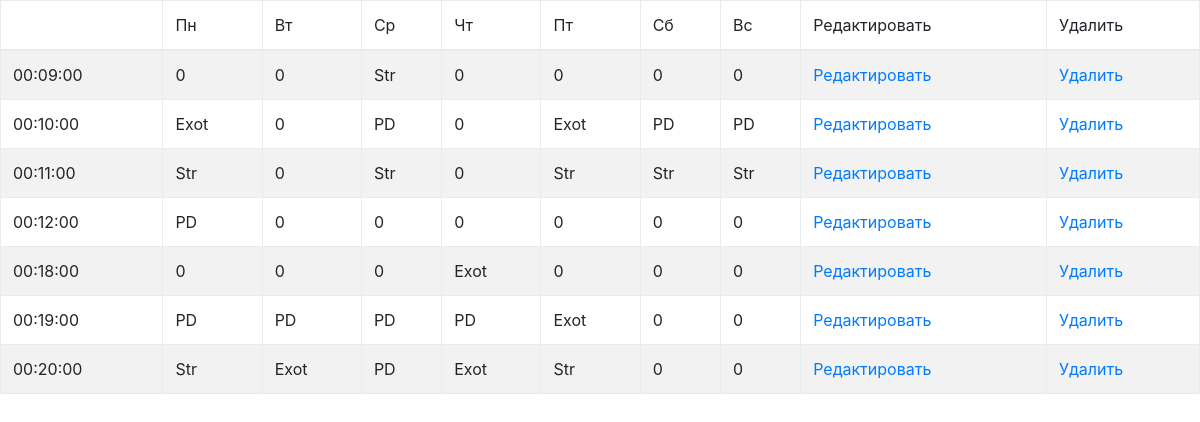
The page /view.php on the database its author committed.
### tables this page shows
CREATE TABLE IF NOT EXISTS `shedule` (
  `id` tinyint(4) NOT NULL AUTO_INCREMENT,
  `time` time NOT NULL DEFAULT '00:00:00',
  `monday` varchar(50) NOT NULL DEFAULT '0',
  `tuesday` varchar(50) NOT NULL DEFAULT '0',
  `wednesday` varchar(50) NOT NULL DEFAULT '0',
  `thursday` varchar(50) NOT NULL DEFAULT '0',
  `friday` varchar(50) NOT NULL DEFAULT '0',
  `saturday` varchar(50) NOT NULL DEFAULT '0',
  `sunday` varchar(50) NOT NULL DEFAULT '0',
  PRIMARY KEY (`id`)
);

### view.php (the view, shortened to what this page needs)
<!DOCTYPE html>
<html lang="en">
<head>
    <link rel="stylesheet" href="others/style.css">
    <link rel="stylesheet" href="css/bootstrap.min.css">
</head>
<body>
<?php
$db_conn = new PDO('mysql:host=localhost;dbname=' . DB_CONNECTION_DB, DB_CONNECTION_USER, DB_CONNECTION_PASS);
$shedule = $db_conn->query('SELECT * FROM shedule');
while ($row = $shedule->fetch()) {
    $arr[] = $row;
}
?>
<table class="table table-striped table-bordered table-hover">
    <thead>
    <tr>
        <td></td>
        <td>Пн</td>
        <td>Вт</td>
        <td>Ср</td>
        <td>Чт</td>
        <td>Пт</td>
        <td>Сб</td>
        <td>Вс</td>
        <td>Редактировать</td>
        <td>Удалить</td>
    </tr>
    </thead>
    <tbody>
    <? foreach ($arr as $row): ?>
        <tr>
            <td><?= $row['time'] ?></td>
            <td><?= $row['monday'] ?></td>
            <td><?= $row['tuesday'] ?></td>
            <td><?= $row['wednesday'] ?></td>
            <td><?= $row['thursday'] ?></td>
            <td><?= $row['friday'] ?></td>
            <td><?= $row['saturday'] ?></td>
            <td> <?= $row['sunday'] ?></td>
            <td><a href="edit.php?id=<?= $row['id'] ?>">Редактировать</a></td>
            <td><a href="delete.php?id=<?= $row['id'] ?>">Удалить</a></td>
        </tr>
    <? endforeach; ?>
    </tbody>
</table>
</body>
</html>

### rows shown on the page
shedule: time "00:09:00", monday "0", tuesday "0", wednesday "Str", thursday "0", friday "0", saturday "0", sunday "0"
shedule: time "00:10:00", monday "Exot", tuesday "0", wednesday "PD", thursday "0", friday "Exot", saturday "PD", sunday "PD"
shedule: time "00:11:00", monday "Str", tuesday "0", wednesday "Str", thursday "0", friday "Str", saturday "Str", sunday "Str"
shedule: time "00:12:00", monday "PD", tuesday "0", wednesday "0", thursday "0", friday "0", saturday "0", sunday "0"
shedule: time "00:18:00", monday "0", tuesday "0", wednesday "0", thursday "Exot", friday "0", saturday "0", sunday "0"
shedule: time "00:19:00", monday "PD", tuesday "PD", wednesday "PD", thursday "PD", friday "Exot", saturday "0", sunday "0"
shedule: time "00:20:00", monday "Str", tuesday "Exot", wednesday "PD", thursday "Exot", friday "Str", saturday "0", sunday "0"
